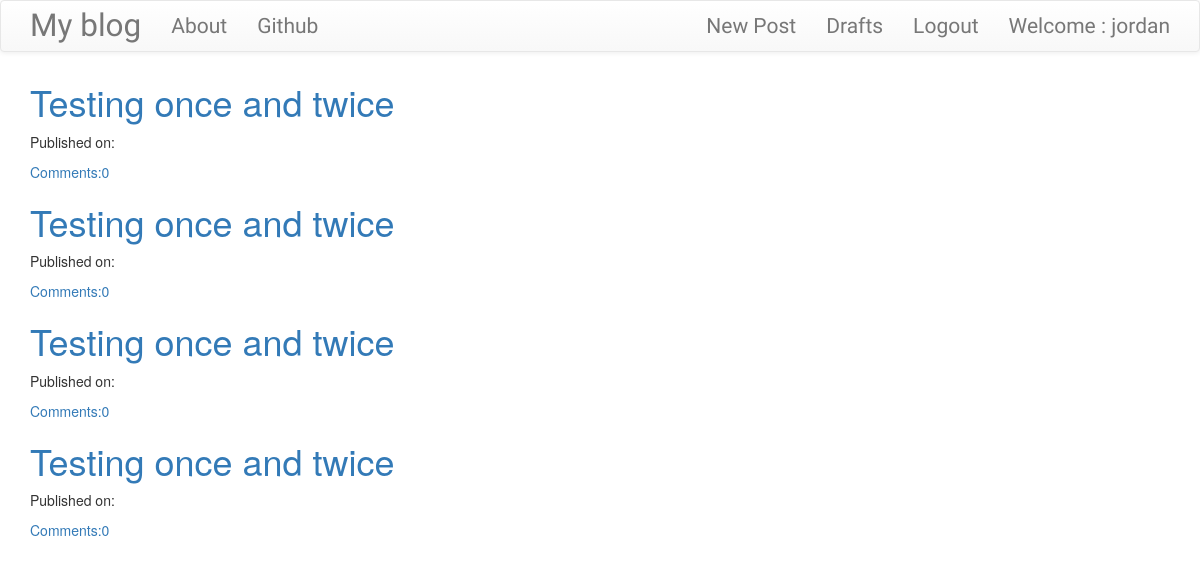
Page /blog/post/draft/ (signed in) on the earlier database version.
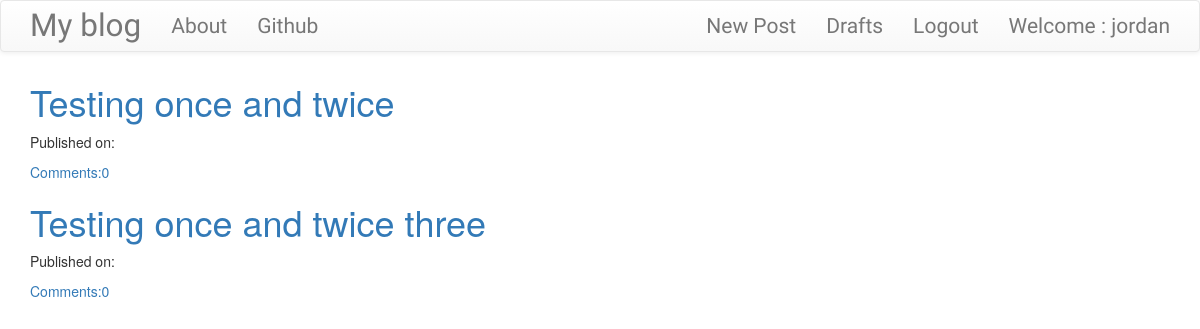
Same page on the later database version.
### blog/models.py (models this page shows, shortened)
class Post(models.Model):
    author = models.ForeignKey('auth.User',on_delete=models.PROTECT)
    title = models.CharField(max_length=250)
    text = models.TextField()
    create_date = models.DateTimeField(default=timezone.now)# timezone function and not executing it instead
    published_date = models.DateTimeField(blank=True,null=True)
    def approve_comments(self):
        return self.comments.filter(approved_comment=True)

### blog/views.py (the view)
# urls.py: path("/post/draft/",views.DraftListView.as_view(),name="drafts"),
class DraftListView(LoginRequiredMixin, ListView):
    model = Post
    login_url = '/login/'
    redirect_field_name = "blog/post_list.html"
    def get_queryset(self):
        return Post.objects.filter(published_date__isnull=True).order_by('create_date')

### blog/templates/blog/post_list.html
{% extends 'blog/base.html' %}
{% block bodyblock %}
<div class="centerstage ">
{% for post in post_list %}
    <div class="post">
        <h1><a href="{% url 'post_detail' pk=post.pk %}">{{ post.title }}</a></h1>
        <div class="date">
            <p>Published on: {{ post.published|date:"D M Y" }}</p>
        </div>
        <a href="{% url 'post_detail' pk=post.pk %}">Comments:{{ post.approve_comments.count }}</a>
    </div>
{% endfor %}
</div>
{% endblock %}

Differences in the rows shown:
removed Post: title "Testing once and twice", approve_comments.count "0"
removed Post: title "Testing once and twice", approve_comments.count "0"
removed Post: title "Testing once and twice", approve_comments.count "0"
added Post: title "Testing once and twice three", approve_comments.count "0"
